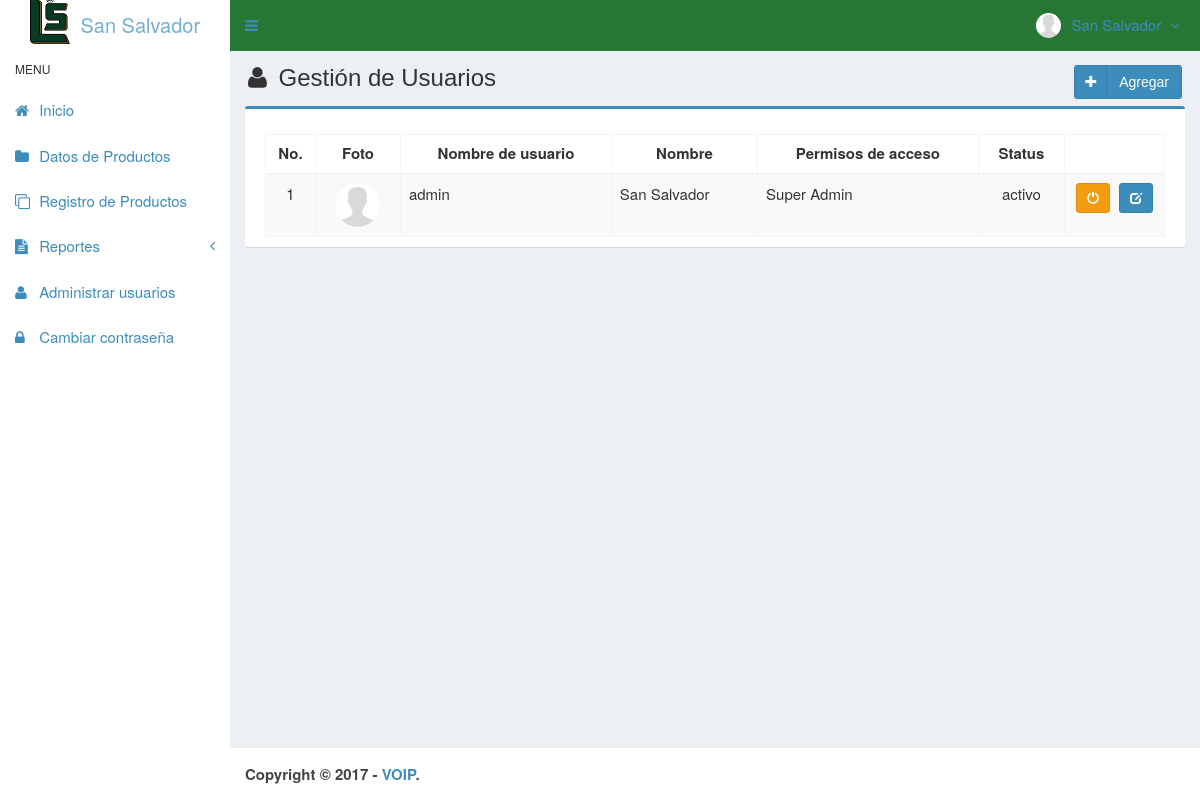
The app's page /main.php?module=user (signed in) with its own data.
### tables this page shows
CREATE TABLE `usuarios` (
  `id_user` int(3) NOT NULL,
  `username` varchar(50) NOT NULL,
  `name_user` varchar(50) NOT NULL,
  `password` varchar(50) NOT NULL,
  `email` varchar(50) DEFAULT NULL,
  `telefono` varchar(13) DEFAULT NULL,
  `foto` varchar(100) DEFAULT NULL,
  `permisos_acceso` enum('Super Admin','Gerente','Almacen') NOT NULL,
  `status` enum('activo','bloqueado') NOT NULL DEFAULT 'activo',
  `created_at` timestamp NOT NULL DEFAULT CURRENT_TIMESTAMP,
  `updated_at` timestamp NOT NULL DEFAULT CURRENT_TIMESTAMP ON UPDATE CURRENT_TIMESTAMP
);

### modules/user/view.php (the view, shortened to what this page needs)
<section class="content-header">
  <h1>
    <i class="fa fa-user icon-title"></i> Gestión de Usuarios
    <a class="btn btn-primary btn-social pull-right" href="?module=form_user&form=add" title="Agregar" data-toggle="tooltip">
      <i class="fa fa-plus"></i> Agregar
    </a>
  </h1>
</section>
<section class="content">
  <div class="row">
    <div class="col-md-12">
      <div class="box box-primary">
        <div class="box-body">
          <table id="dataTables1" class="table table-bordered table-striped table-hover">
            <thead>
              <tr>
                <th class="center">No.</th>
                <th class="center">Foto</th>
                <th class="center">Nombre de usuario</th>
                <th class="center">Nombre</th>
                <th class="center">Permisos de acceso</th>
                <th class="center">Status</th>
                <th class="center"></th>
              </tr>
            </thead>
                        <tbody>
            <?php
            $no = 1;
            $query = mysqli_query($mysqli, "SELECT * FROM usuarios ORDER BY id_user DESC")
                                            or die('error: '.mysqli_error($mysqli));
            while ($data = mysqli_fetch_assoc($query)) {
              echo "<tr>
                      <td width='50' class='center'>$no</td>";
                      if ($data['foto']=="") { ?>
                        <td class='center'><img class='img-user' src='images/user/user-default.png' width='45'></td>
                      <?php
                      } else { ?>
                        <td class='center'><img class='img-user' src='images/user/<?php echo $data['foto']; ?>' width='45'></td>
                      <?php
                      }
              echo "  <td>$data[username]</td>
                      <td>$data[name_user]</td>
                      <td>$data[permisos_acceso]</td>
                      <td class='center'>$data[status]</td>
                      <td class='center' width='100'>
                          <div>";
                          if ($data['status']=='activo') { ?>
                            <a data-toggle="tooltip" data-placement="top" title="Bloqueado" style="margin-right:5px" class="btn btn-warning btn-sm" href="modules/user/proses.php?act=off&id=<?php echo $data['id_user'];?>">
                                <i style="color:#fff" class="glyphicon glyphicon-off"></i>
                            </a>
            <?php
                          }
                          else { ?>
                            <a data-toggle="tooltip" data-placement="top" title="activo" style="margin-right:5px" class="btn btn-success btn-sm" href="modules/user/proses.php?act=on&id=<?php echo $data['id_user'];?>">
                                <i style="color:#fff" class="glyphicon glyphicon-ok"></i>
                            </a>
            <?php
                          }
              echo "      <a data-toggle='tooltip' data-placement='top' title='Modificar' class='btn btn-primary btn-sm' href='?module=form_user&form=edit&id=$data[id_user]'>
                                <i style='color:#fff' class='glyphicon glyphicon-edit'></i>
                            </a>
                          </div>
                      </td>
                    </tr>";
              $no++;
            }
            ?>
            </tbody>
          </table>
        </div>
      </div>
    </div>
  </div>
</section><!-- /.content

### top-menu.php (shortened to what this page needs)
<?php
require_once "config/database.php";
$query = mysqli_query($mysqli, "SELECT id_user, name_user, foto, permisos_acceso FROM usuarios WHERE id_user='$_SESSION[id_user]'")
                                or die('error: '.mysqli_error($mysqli));
$data = mysqli_fetch_assoc($query);
?>
<li class="dropdown user user-menu">
  <a href="#" class="dropdown-toggle" data-toggle="dropdown">
  <?php
  if ($data['foto']=="") { ?>
    <img src="images/user/user-default.png" class="user-image" alt="User Image"/>
  <?php
  }
  else { ?>
    <img src="images/user/<?php echo $data['foto']; ?>" class="user-image" alt="User Image"/>
  <?php
  }
  ?>
    <span class="hidden-xs"><?php echo $data['name_user']; ?> <i style="margin-left:5px" class="fa fa-angle-down"></i></span>
  </a>
</li>

### assets/css/style.css (style rules this page uses)
.btn-social *:first-child { border-right: 1px solid rgba(0, 0, 0, 0.1); bottom: 0; font-size: 1em !important; left: 0; line-height: 32px !important; position: absolute; text-align: center; top: 0; width: 32px !important; }
.content-header { padding: 15px 18px 0; position: relative; }
.center { text-align:center; }
.img-user { border: 1px solid #fff; border-radius: 100%; }
.icon-title { margin-right: 5px; }
body { background-color: #fff; color: #333; font-size: 15px; line-height: 1.42857; }

### records on screen
usuarios: foto (placeholder picture), name_user "San Salvador", username "admin", permisos_acceso "Super Admin", status "activo"
